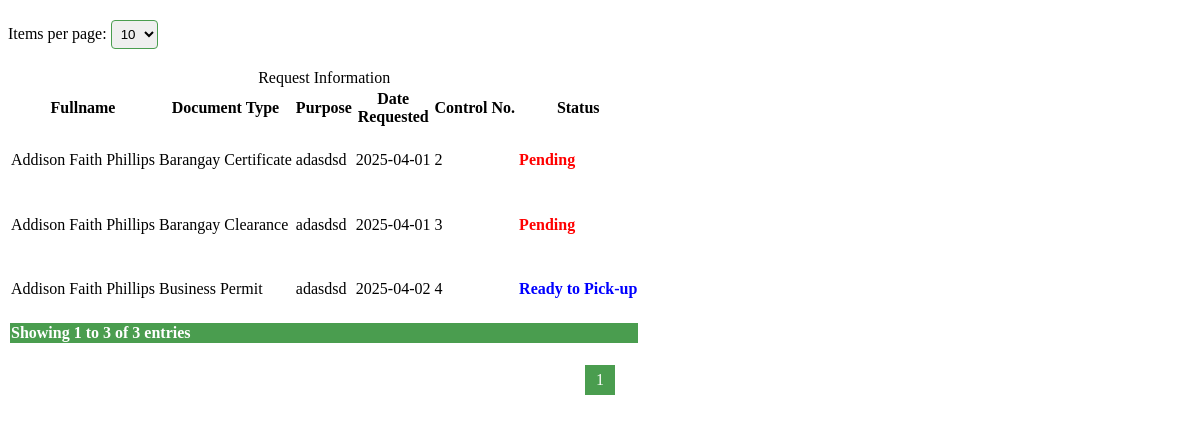
Page /user_login/user_panel/livesearch.php on the committed database.
### tables this page shows
CREATE TABLE `barangay_request` (
  `firstname` varchar(200) NOT NULL,
  `middlename` varchar(200) NOT NULL,
  `lastname` varchar(200) NOT NULL,
  `age` int(200) NOT NULL,
  `request_document` varchar(200) NOT NULL,
  `house_number` varchar(200) NOT NULL,
  `sitio_pook` varchar(200) NOT NULL,
  `birthday` date NOT NULL,
  `place_of_birth` varchar(200) NOT NULL,
  `contact_no` varchar(200) NOT NULL,
  `contact_person` varchar(200) NOT NULL,
  `contact_no_contact_person` varchar(200) NOT NULL,
  `live_since_year` varchar(200) NOT NULL,
  `purpose` varchar(200) NOT NULL,
  `status` int(200) NOT NULL,
  `gender` varchar(200) NOT NULL,
  `date_request` date NOT NULL,
  `business_name` varchar(200) NOT NULL,
  `profile` varchar(200) NOT NULL,
  `user_id` int(11) NOT NULL,
  `id` int(11) NOT NULL
);

### user_login/user_panel/livesearch.php (the view, shortened to what this page needs)
<!DOCTYPE html>
<html lang="en">
<head>
</head>
<body>
    <?php
    require("../../database/conn_db.php");
    $page = isset($_GET['page']) ? (int)$_GET['page'] : 1;
    $limit = isset($_GET['limit']) ? (int)$_GET['limit'] : 10;
    $offset = ($page - 1) * $limit;
    $input = $_POST['input'];
    $countQuery = "SELECT COUNT(*) as total FROM barangay_request WHERE id LIKE '{$input}%'";
    $countResult = mysqli_query($conn, $countQuery);
    $totalRows = $countResult->fetch_assoc()['total'];
    $totalPages = ceil($totalRows / $limit);
    $query = "SELECT * FROM barangay_request WHERE id LIKE '{$input}%' LIMIT $limit OFFSET $offset";
    $result = mysqli_query($conn, $query);
    if ($result->num_rows > 0) {
    ?>
    <div class="limit-selector">
        <form method="get" action="">
            <label for="limit">Items per page:</label>
            <select name="limit" id="limit" onchange="this.form.submit()">
                <option value="10" <?php echo $limit == 10 ? 'selected' : ''; ?>>10</option>
            </select>
        </form>
    </div>
    <table>
        <caption>Request Information</caption>
        <thead>
            <tr>
                <th>Fullname</th>
                <th>Document Type</th>
                <th>Purpose</th>
                <th>Date <br> Requested</th>
                <th>Control No.</th>
                <th>Status</th>
            </tr>
        </thead>
        <tbody>
            <?php
            while ($row = $result->fetch_assoc()) {
                $id = $row['id'];
                $firstname = $row["firstname"];
                $middlename = $row["middlename"];
                $lastname = $row["lastname"];
                $document_type = $row["request_document"];
                $purpose = $row["purpose"];
                $date_requested = $row["date_request"];
                $status = $row["status"];
            ?>
            <tr class="table_hover">
                <td><?php echo $firstname . " " . $middlename . " " . $lastname; ?></td>
                <td><?php echo $document_type; ?></td>
                <td><?php echo $purpose; ?></td>
                <td><?php echo $date_requested; ?></td>
                <td><?php echo $id; ?></td>
                <td>
                    <?php
                    if ($status == 0) {
                        echo "<h4 style='color:#00572060;'>No data</h4>";
                    } else if ($status == 1) {
                        echo "<h4 style='color:red;'>Pending</h4>";
                    } else if ($status == 2) {
                        echo "<h4 style='color:orange;'>Processing</h4>";
                    } else if ($status == 3) {
                        echo "<h4 style='color:blue;'>Ready to Pick-up</h4>";
                    } else if ($status == 4) {
                        echo "<h4 style='color:#00cc0e;'>Released</h4>";
                    } else if ($status == 5) {
                        echo "<p style='color:red;'>Invalid Purpose</p>";
                    }
                    ?>
                </td>
            </tr>
            <?php
            }
            ?>
        </tbody>
        <tfoot>
            <tr>
                <td colspan="6">Showing <?php echo ($offset + 1) . " to " . min($offset + $limit, $totalRows) . " of " . $totalRows; ?> entries</td>
            </tr>
        </tfoot>
    </table>
    <div class="pagination">
        <?php
        $startPage = max(1, $page - 2);
        $endPage = min($totalPages, $page + 2);
        for ($i = $startPage; $i <= $endPage; $i++): ?>
            <a href="?page=<?php echo $i; ?>&limit=<?php echo $limit; ?>" class="<?php echo $i == $page ? 'active' : ''; ?>">
                <?php echo $i; ?>
            </a>
        <?php endfor;
        ?>
    </div>
    <?php
    }
    ?>
    <footer style="height:100px;">
    </footer>
</body>
</html>

### user_login/user_panel/livesearch.php (style rules this page uses)
tfoot { font-weight: bold; background-color: #4A9D4f; color:white; }
.pagination { margin-top: 20px; display: flex; justify-content: center; gap: 5px; }
.pagination a { padding: 5px 10px; border: 1px solid #ddd; text-decoration: none; color: #4A9D4f; }
.pagination a.active { background-color: #4A9D4f; color: white; border: 1px solid #4A9D4f; }
.limit-selector { margin: 20px 0; text-align: left; }
.limit-selector select { padding: 5px; border: 1px solid #4A9D4f; border-radius: 4px; }

### rows in the picture
barangay_request: firstname "Addison", middlename "Faith", lastname "Phillips", request_document "Barangay Certificate", purpose "adasdsd", date_request "2025-04-01", id "2", status "Pending"
barangay_request: firstname "Addison", middlename "Faith", lastname "Phillips", request_document "Barangay Clearance", purpose "adasdsd", date_request "2025-04-01", id "3", status "Pending"
barangay_request: firstname "Addison", middlename "Faith", lastname "Phillips", request_document "Business Permit", purpose "adasdsd", date_request "2025-04-02", id "4", status "Ready to Pick-up"

### other values in the picture
$offset + 1 "1"
min($offset + $limit, $totalRows) "3"
$totalRows "3"
